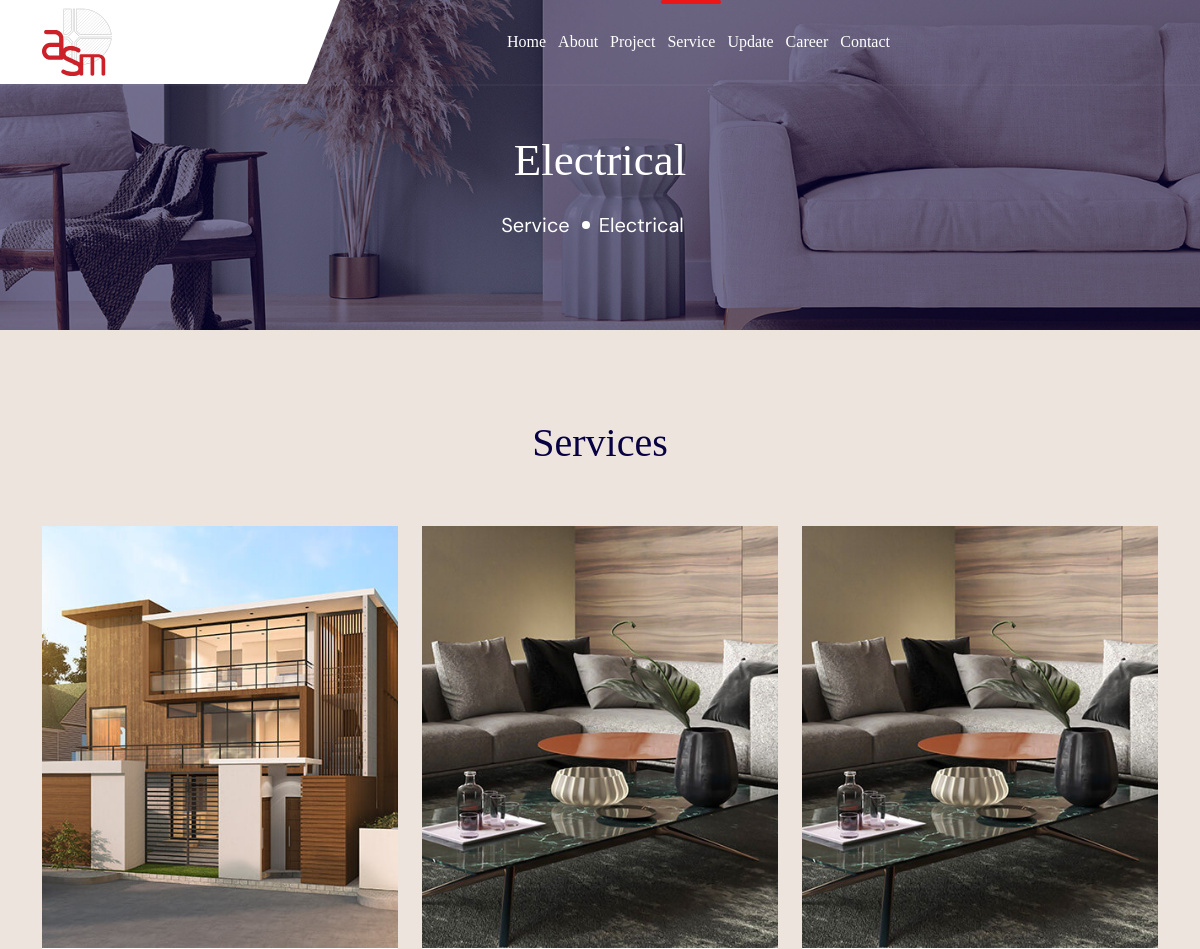
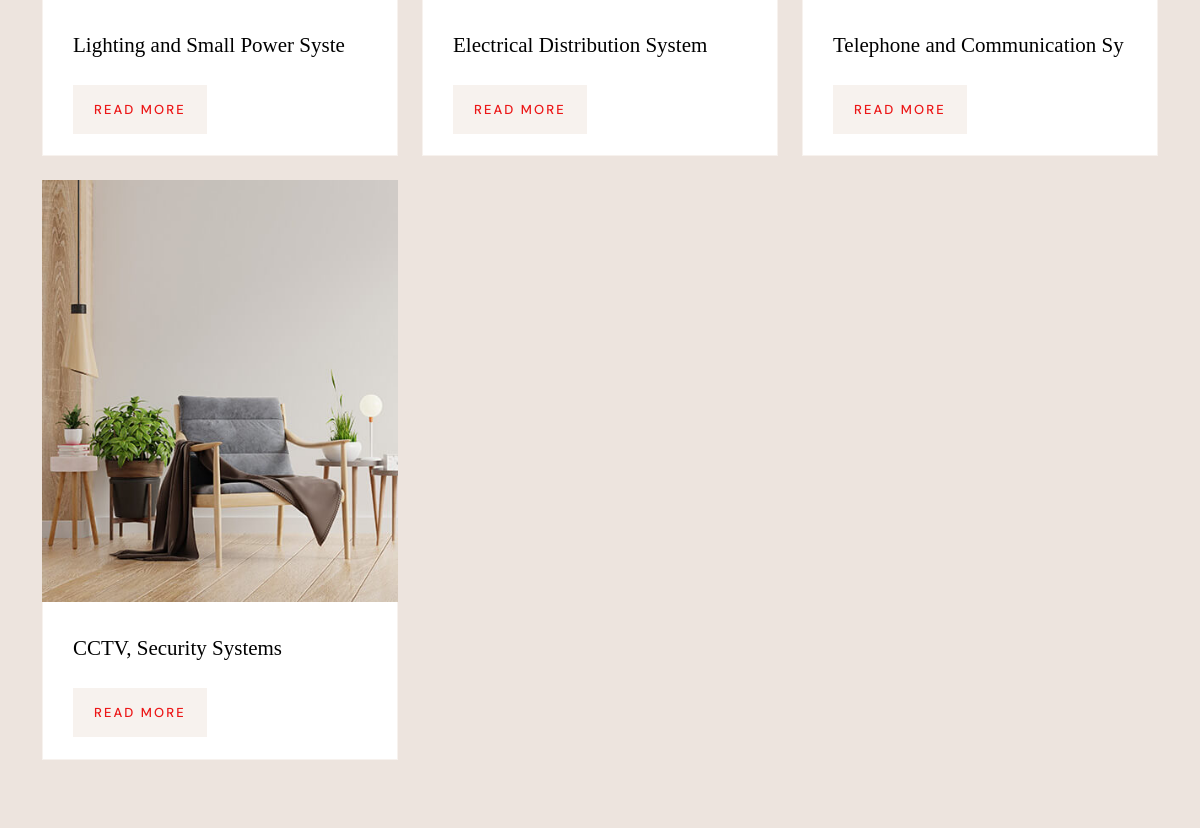
Page /services/electrical/ (upper part) on the earlier database version (2 pictures, top to bottom).
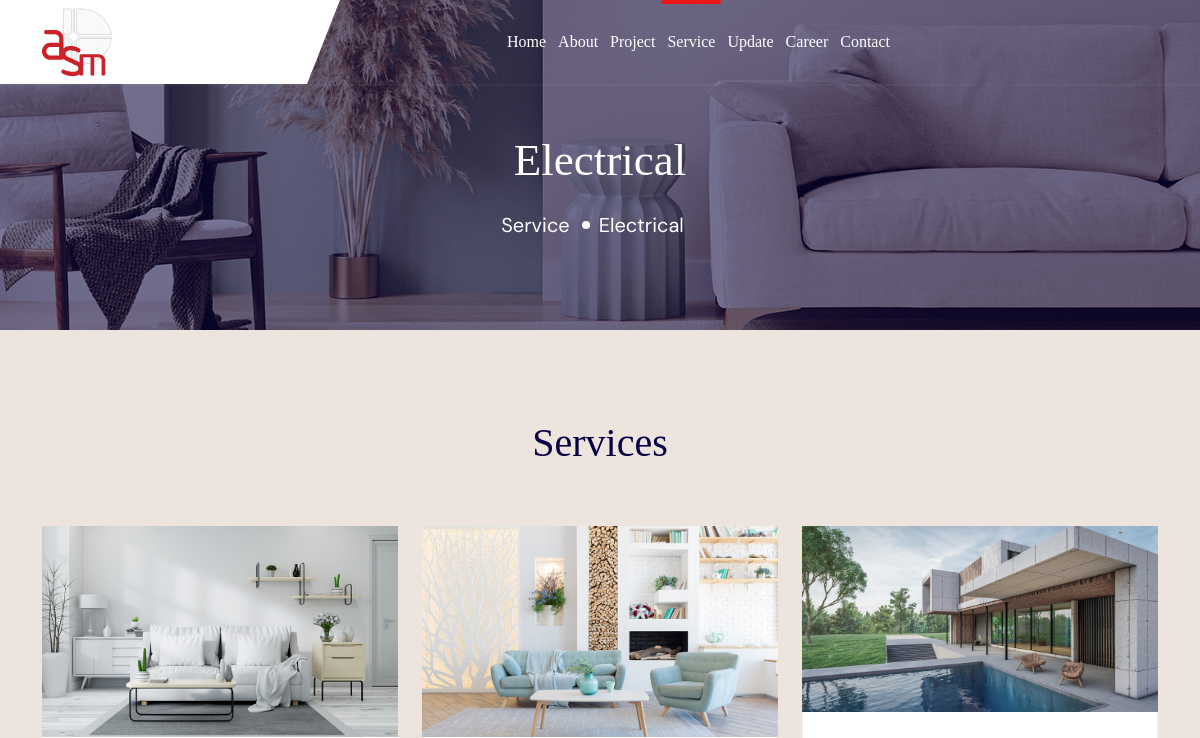
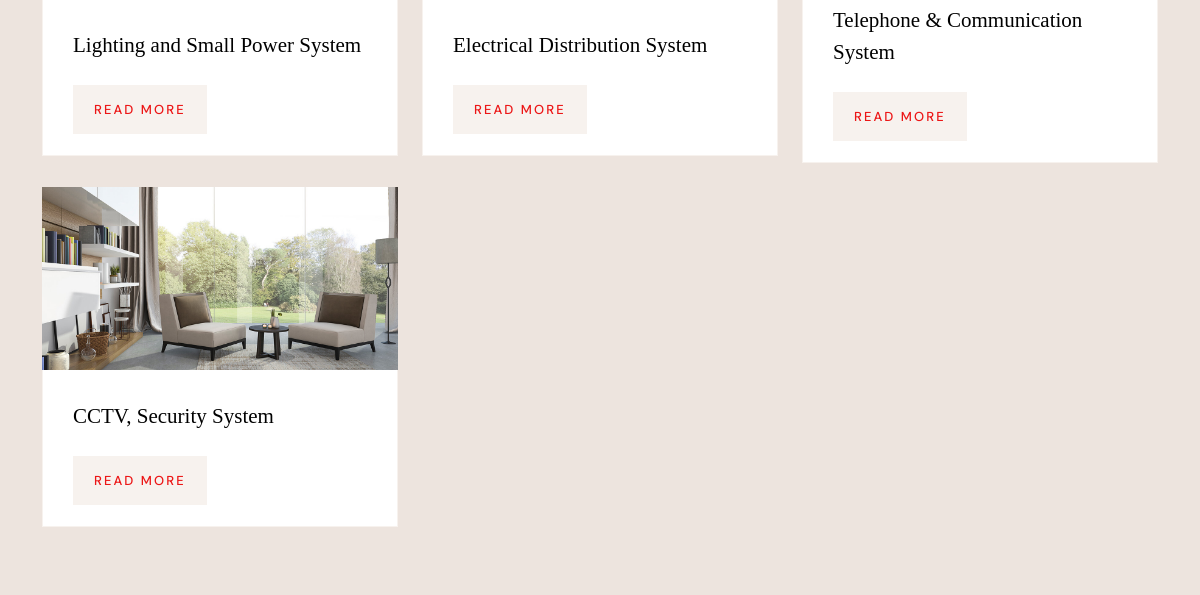
Same page on the later database version (2 pictures, top to bottom).
### web/models.py (models this page shows, shortened)
class Service(models.Model):
    category=models.ForeignKey("web.ServiceCategory",on_delete=models.CASCADE)
    title=models.CharField(max_length=300)
    slug = models.SlugField(unique=True, max_length=100, blank=True, null=True)
    image=models.ImageField(upload_to='service')
    description=HTMLField()

### web/views.py (the view)
# urls.py: path("services/<slug:category_slug>/", views.ServiceSingleView.as_view(), name="service-single"),
class ServiceSingleView(TemplateView):
    template_name="web/service-single.html"
    def get_context_data(self, **kwargs):
        context = super().get_context_data(**kwargs)
        category_slug = self.kwargs['category_slug']
        category = get_object_or_404(ServiceCategory, slug=category_slug)
        context["category"] = category
        context["services"] = Service.objects.filter(category=category)
        context["is_service"] = True
        return context

### web/models.py (called while the page is built)
    def __str__(self):
        return self.name

### templates/web/service-single.html (shortened to what this page needs)
{% extends "web/base.html" %}
{% load static %}
{% block content %}
        <section class="wpo-page-title">
            <div class="container">
                <div class="row">
                    <div class="col col-xs-12">
                        <div class="wpo-breadcumb-wrap">
                            <h2>{{category}}</h2>
                            <ol class="wpo-breadcumb-wrap">
                                <li><a href="{% url 'web:service' %}">Service</a></li>
                                <li>{{category}}</li>
                            </ol>
                        </div>
                    </div>
                </div>
            </div>
        </section>
        <section class="wpo-blog-section section-padding">
            <div class="container">
                <div class="row justify-content-center">
                    <div class="col-lg-6">
                        <div class="wpo-section-title">
                            <h2>Services</h2>
                        </div>
                    </div>
                </div>
                <div class="blog-wrapper">
                    <div class="row wpo-blog gutter-y">
                        {% for service in services %}
                        <div class="blog-single col-lg-4 col-md-6 col-12">
                            <div class="images">
                                <img src="{{ service.image.url }}" alt="">
                            </div>
                            <div class="text services">
                                <h2>{{service.title}}</h2>
                                <a href="{% url "web:service-detail" service.slug %}">READ MORE</a>
                            </div>
                        </div>
                        {% endfor %}
                    </div>
                </div>
            </div>
        </section>
{% endblock %}

Differences in the rows shown:
changed Service: image: a different picture; title "Lighting and Small Power Syste" → "Lighting and Small Power System"
changed Service "Electrical Distribution System": image: a different picture
changed Service: image: a different picture; title "Telephone and Communication Sy" → "Telephone & Communication System"
changed Service: image: a different picture; title "CCTV, Security Systems" → "CCTV, Security System"
